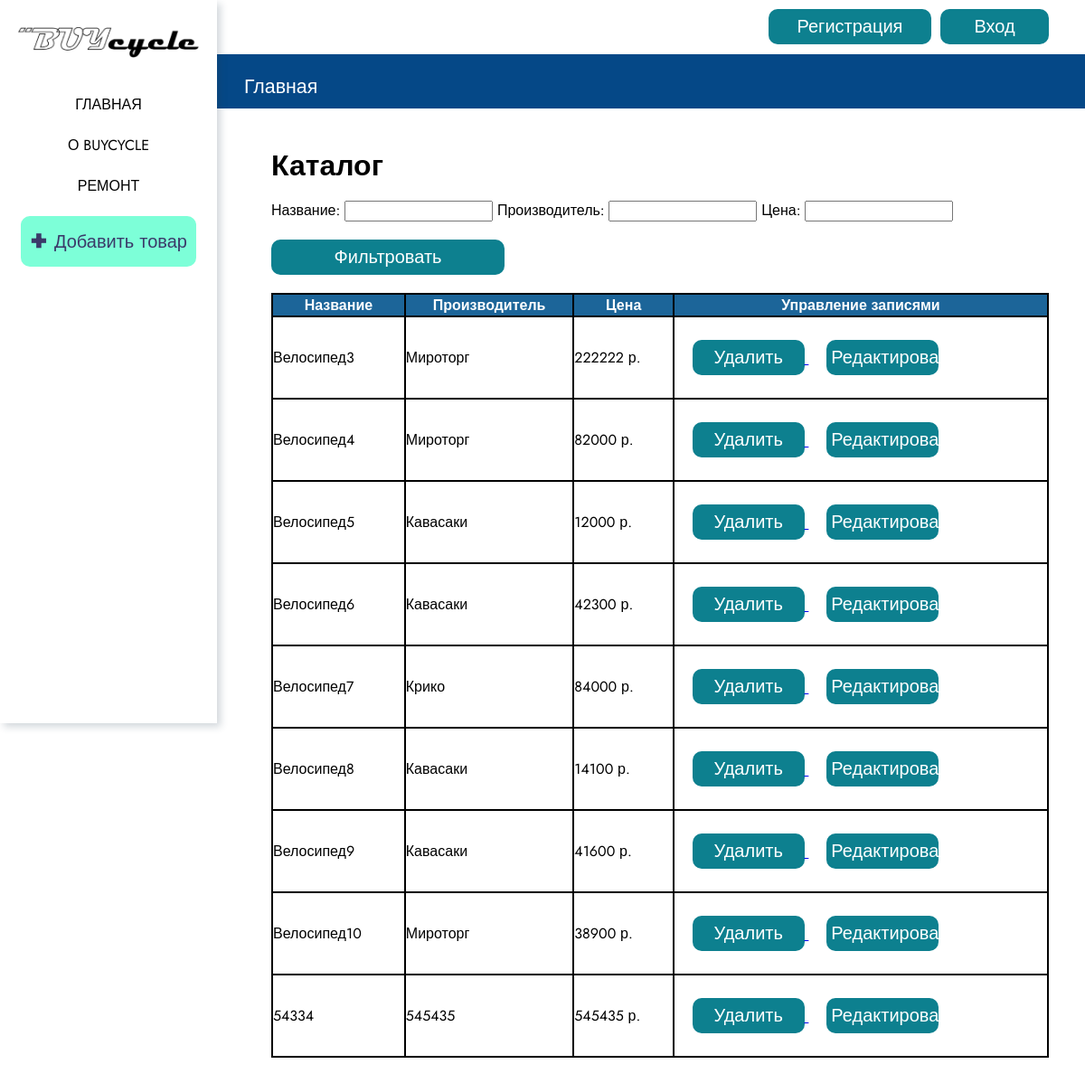
The page / on the database its author committed.
### main/models.py (models this page shows, shortened)
class Position(models.Model):
    name = models.CharField('Название', max_length=30)
    type = models.CharField('Производитель', max_length=40)
    price = models.IntegerField('Цена')
    class Meta:
        verbose_name="Товар"
        verbose_name_plural="Товар магазина"

### main/views.py (the view)
def index(request):
    positions_all = Position.objects.all()
    positions = PostFilter(request.GET, queryset=positions_all)
    return render(request, 'main/index.html', {'title': 'Главная страница сайта', 'positions': positions})

### main/templates/main/index.html (shortened to what this page needs)
{% extends 'main/base.html' %}
{% block tab-name %}Главная{% endblock %}
{% block content %}
<h1>Каталог</h1>
{% if positions %}
    <form method="get" class="form-filter">
        <div>
        Название: {{ positions.form.name }}
            Производитель: {{ positions.form.type }}
        Цена: {{ positions.form.price }}
        <button type="submit" class="btn btn-primary">Фильтровать</button>
        </div>
    </form>
<table>
    <tr>
        <th>Название</th>
        <th>Производитель</th>
        <th>Цена</th>
        <th>Управление записями</th>
    </tr>
    {% for el in positions.qs %}
    <tr>
        <td>{{el.name}}</td>
        <td>{{el.type}}</td>
        <td>{{el.price}} р.</td>
        <td>
            <div class="produtcs__btns">
                <a href="{% url 'delete' el.id %}">
                    <button class="btn btn-danger">Удалить</button>
                </a>
                <a href="{% url 'update' el.id %}">
                    <button class="btn btn-success">Редактировать</button>
                </a>
            </div>
        </td>
    </tr>
    {% endfor %}
</table>
{% else %}
<p>У нас нет позиций в каталоге</p>
{%endif%}
{% endblock %}

### main/templates/main/base.html (shortened to what this page needs)
{% load static %}
<!DOCTYPE html>
<html lang="ru">
<head>
    <link rel="stylesheet" href="{% static 'css/styles.css'%}?30181208" type="text/css">
</head>
<body>
<header>
    <a class="auth1" href="{% url 'add'%}">Вход</a>
    <a class="auth2" href="{% url 'add'%}">Регистрация</a>
    <p class="tab-name">{% block tab-name %}{% endblock %}</p>
</header>
<div class="main-nav">
    <img src="{% static 'img/logotype.png' %}" alt="logo" class="logo">
    <nav>
        <li><a href="{% url 'home'%}">Главная</a></li>
        <li><a href="{% url 'about'%}">О BUYcycle</a></li>
        <li><a href="{% url 'service'%}">Ремонт</a></li>
    </nav>
    <a class="addlink" href="{% url 'add'%}"><span class="plus">+</span>Добавить товар</a>
</div>
<div class="container">{% block content %} {% endblock %}</div>
</body>
</html>

### main/static/css/styles.css (style rules this page uses)
* { margin: 0; padding: 0; box-sizing: border-box; font-family: 'Jost', sans-serif; }
* p { font-size: 16pt; }
.container { padding-left: 300px; padding-top: 40px; padding-right: 40px; padding-bottom: 40px; }
.main-nav { text-align: center; padding-top: 30px; display: flex; align-items: center; flex-direction: column; width: 240px; min-height: 100vh; position: fixed; top: 0; left: 0; background-color: rgb(255, 255, 255); box-shadow: 4px 4px 8px 0 rgba(34, 60, 80, 0.2); }
.main-nav li { height: 45px; list-style-type: none; transition: 0.2s; }
.main-nav li a { color: rgb(0, 0, 0); text-decoration: none; text-transform: uppercase; }
.logo { width: 200px; margin-bottom: 40px; }
header { padding-left: 270px; padding-top: 20px; padding-right: 40px; padding-bottom: 40px; background-color: rgb(5, 72, 135); height: 40px; font-size: 20pt; color:white; margin-top: 60px; }
.addlink { background-color:rgb(125, 255, 216); font-size: 20px; color: #3b3969; padding: 5px 10px 10px 10px; border-radius: 10px; border: none; text-decoration:none; }
.plus { font-weight: 900; font-size: 28px; margin-right: 7px; }
table { border-collapse: collapse; width: 100%; border: 2px solid black; }
th { background-color: rgb(28, 101, 153); color: white; border: 2px solid black; }
td { padding: 5px 0; border: 2px solid black; text-aling: center; }
button { background-color:rgb(13, 128, 143); font-size: 20px; color: white; border-radius: 10px; padding: 5px; border: none; cursor: pointer; width: 30%; margin-top: 20px; margin-bottom: 20px; }
.produtcs__btns button { margin-left: 20px; }
h1 { margin-bottom: 15px; }
.auth1 { background-color:rgb(13, 128, 143); font-size: 20px; border-radius: 10px; padding: 5px; border: none; cursor: pointer; width: 30%; margin-top: 20px; margin-bottom: 20px; text-decoration: none; color: white; width: 120px; text-align: center; }
.auth2 { background-color:rgb(13, 128, 143); font-size: 20px; border-radius: 10px; padding: 5px; border: none; cursor: pointer; width: 30%; margin-top: 20px; margin-bottom: 20px; text-decoration: none; color: white; width: 120px; text-align: center; width: 180px; margin-right: 10px; }
.auth1, .auth2 { position: relative; float: right; bottom: 90px; }

### rows shown on the page
Position: name "Велосипед3", type "Мироторг", price "222222"
Position: name "Велосипед4", type "Мироторг", price "82000"
Position: name "Велосипед5", type "Кавасаки", price "12000"
Position: name "Велосипед6", type "Кавасаки", price "42300"
Position: name "Велосипед7", type "Крико", price "84000"
Position: name "Велосипед8", type "Кавасаки", price "14100"
Position: name "Велосипед9", type "Кавасаки", price "41600"
Position: name "Велосипед10", type "Мироторг", price "38900"
Position: name "54334", type "545435", price "545435"
